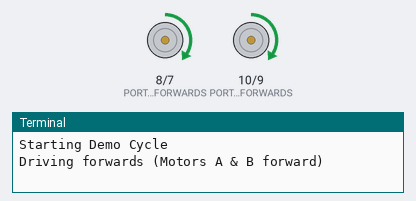
A program run on a simulated Raspberry Pi (BCM pin numbers), started with the argument --demo. On the bench: motor-driver pin pairs drawn as motors (green arrow = first pin HIGH = forward, orange = second pin HIGH = backward, longer = more drive), the last lines printed to the terminal. At 2.0 s the program stops and its outputs stay as they are.

Above: at 0.1 s.
At 0.6 s:
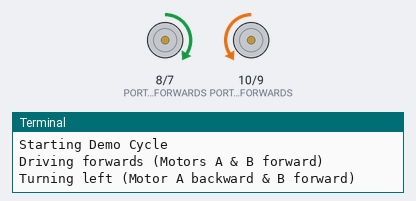
At 1.1 s:
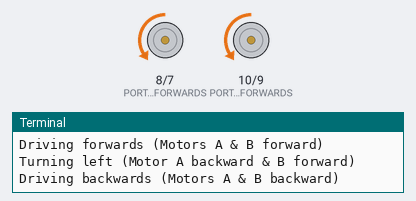
At 2.1 s:
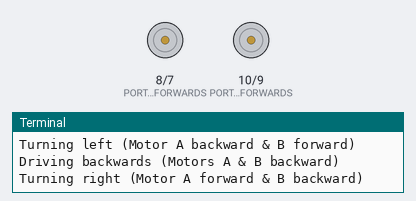
Timing chart, 0 to 3.5 s (numbered marks = the images above):
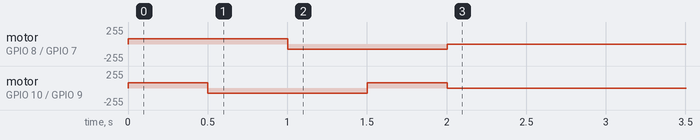

The program:

MotorController.py
```python
#!/usr/bin/env python3
#
# drive the motors of the robot
#
# Author:   pibotter@gmx.de
# Version:  0.0.1
# Date:     1st Aug. 2016
#
#
# This class is based on the CamJam EduKit 3 - Robotics / Worksheet 7 – PWM driving
# The original code alongside documentation on the hardware setup can be found on github
#

import RPi.GPIO as GPIO # Import the GPIO Library
import time
import sys

class MotorController:
    # Set variables for the GPIO motor pins
    PORT_MOTOR_A_FORWARDS = 10
    PORT_MOTOR_A_BACKWARDS = 9
    PORT_MOTOR_B_FORWARDS = 8
    PORT_MOTOR_B_BACKWARDS = 7

    # How many times to turn the pin on and off each second
    FREQUENCY = 20
    # How long the pin stays on each cycle, as a percent
    DUTY_CYCLE_A = 30
    DUTY_CYCLE_B = 30
    # Settng the duty cycle to 0 means the motors will not turn
    STOP_VALUE = 0

    def MotorController(self, port_motor_a_forwards, port_motor_a_backwards,
                        port_motor_b_forwards, port_motor_b_backwards,
                        frequency, duty_cycle_a, duty_cycle_b, stop_value):
        self.PORT_MOTOR_A_FORWARDS = port_motor_a_forwards
        self.PORT_MOTOR_B_FORWARDS = port_motor_b_forwards
        self.PORT_MOTOR_A_BACKWARDS = port_motor_a_backwards
        self.PORT_MOTOR_B_BACKWARDS = port_motor_b_backwards
        self.FREQUENCY = frequency
        self.DUTY_CYCLE_A = duty_cycle_a
        self.DUTY_CYCLE_B = duty_cycle_b
        self.STOP_VALUE = stop_value

    def __init__(self):
        # Set the GPIO modes
        GPIO.setmode(GPIO.BCM)
        GPIO.setwarnings(False)

        # Set the GPIO Pin mode to be Output
        GPIO.setup(self.PORT_MOTOR_A_FORWARDS, GPIO.OUT)
        GPIO.setup(self.PORT_MOTOR_A_BACKWARDS, GPIO.OUT)
        GPIO.setup(self.PORT_MOTOR_B_FORWARDS, GPIO.OUT)
        GPIO.setup(self.PORT_MOTOR_B_BACKWARDS, GPIO.OUT)

        # Set the GPIO to software PWM at 'Frequency' Hertz
        self.pwmMotorAForwards = GPIO.PWM(self.PORT_MOTOR_A_FORWARDS, self.FREQUENCY)
        self.pwmMotorABackwards = GPIO.PWM(self.PORT_MOTOR_A_BACKWARDS, self.FREQUENCY)
        self.pwmMotorBForwards = GPIO.PWM(self.PORT_MOTOR_B_FORWARDS, self.FREQUENCY)
        self.pwmMotorBBackwards = GPIO.PWM(self.PORT_MOTOR_B_BACKWARDS, self.FREQUENCY)

        # Start the software PWM with a duty cycle of 0 (i.e. not moving)
        self.pwmMotorAForwards.start(self.STOP_VALUE)
        self.pwmMotorABackwards.start(self.STOP_VALUE)
        self.pwmMotorBForwards.start(self.STOP_VALUE)
        self.pwmMotorBBackwards.start(self.STOP_VALUE)

    def __exit__(self, exc_type, exc_val, exc_tb):
        # Reset GPIO settings
        GPIO.cleanup()

    def setFrequency(self, frequency):
        self.FREQUENCY = frequency

    def setDutyCycleA(self, dutyCycle):
        self.DUTY_CYCLE_A = dutyCycle

    def setDutyCycleB(self, dutyCycle):
        self.DUTY_CYCLE_B = dutyCycle

    # Turn all motors off
    def stopMotors(self):
        self.pwmMotorAForwards.ChangeDutyCycle(self.STOP_VALUE)
        self.pwmMotorABackwards.ChangeDutyCycle(self.STOP_VALUE)
        self.pwmMotorBForwards.ChangeDutyCycle(self.STOP_VALUE)
        self.pwmMotorBBackwards.ChangeDutyCycle(self.STOP_VALUE)
        return 'Stopping (Motors A & B off)'

    # Turn motor A off
    def stopMotorA(self):
        self.pwmMotorAForwards.ChangeDutyCycle(self.STOP_VALUE)
        self.pwmMotorABackwards.ChangeDutyCycle(self.STOP_VALUE)
        return 'Motor A off'

    # Turn motor B off
    def stopMotorB(self):
        self.pwmMotorBForwards.ChangeDutyCycle(self.STOP_VALUE)
        self.pwmMotorBBackwards.ChangeDutyCycle(self.STOP_VALUE)
        return 'Motor B off'

    # Turn both motors forwards
    def driveForwards(self):
        self.pwmMotorAForwards.ChangeDutyCycle(self.DUTY_CYCLE_A)
        self.pwmMotorABackwards.ChangeDutyCycle(self.STOP_VALUE)
        self.pwmMotorBForwards.ChangeDutyCycle(self.DUTY_CYCLE_B)
        self.pwmMotorBBackwards.ChangeDutyCycle(self.STOP_VALUE)
        return 'Driving forwards (Motors A & B forward)'

    # Turn both motors backwards
    def driveBackwards(self):
        self.pwmMotorAForwards.ChangeDutyCycle(self.STOP_VALUE)
        self.pwmMotorABackwards.ChangeDutyCycle(self.DUTY_CYCLE_A)
        self.pwmMotorBForwards.ChangeDutyCycle(self.STOP_VALUE)
        self.pwmMotorBBackwards.ChangeDutyCycle(self.DUTY_CYCLE_B)
        return 'Driving backwards (Motors A & B backward)'

    # Turn left
    def turnLeft(self):
        self.pwmMotorAForwards.ChangeDutyCycle(self.STOP_VALUE)
        self.pwmMotorABackwards.ChangeDutyCycle(self.DUTY_CYCLE_A)
        self.pwmMotorBForwards.ChangeDutyCycle(self.DUTY_CYCLE_B)
        self.pwmMotorBBackwards.ChangeDutyCycle(self.STOP_VALUE)
        return 'Turning left (Motor A backward & B forward)'

    # Turn Right
    def turnRight(self):
        self.pwmMotorAForwards.ChangeDutyCycle(self.DUTY_CYCLE_A)
        self.pwmMotorABackwards.ChangeDutyCycle(self.STOP_VALUE)
        self.pwmMotorBForwards.ChangeDutyCycle(self.STOP_VALUE)
        self.pwmMotorBBackwards.ChangeDutyCycle(self.DUTY_CYCLE_B)
        return 'Turning right (Motor A forward & B backward)'


def main():
    if (len(sys.argv) > 1):
        if (sys.argv[1] == '--demo'):
            motor = MotorController()
            print('Starting Demo Cycle')
            status = motor.driveForwards()
            print(status)
            time.sleep(0.5)
            status = motor.turnLeft()
            print(status)
            time.sleep(0.5)
            status = motor.driveBackwards()
            print(status)
            time.sleep(0.5)
            status = motor.turnRight()
            print(status)
            time.sleep(0.5)
        else:
            print('If you want to test the motor controller start the script with --demo')
    else:
        print('Usually this script should not be run standalone. \n'
              'If you want to test the motor controller start the script with --demo')

if __name__ == '__main__':
    main()
```

Measured:
- by itself, motor on GPIO 8 (PORT_MOTOR_B_FORWARDS) / GPIO 7 (PORT_MOTOR_B_BACKWARDS): stopped → forward 77/255 at 0.00 s, → backward 77/255 1.0 s later, → stopped 1.0 s later
- by itself, motor on GPIO 10 (PORT_MOTOR_A_FORWARDS) / GPIO 9 (PORT_MOTOR_A_BACKWARDS): stopped → forward 77/255 at 0.00 s, → backward 77/255 0.50 s later, → forward 77/255 1.0 s later, → stopped 0.50 s later
